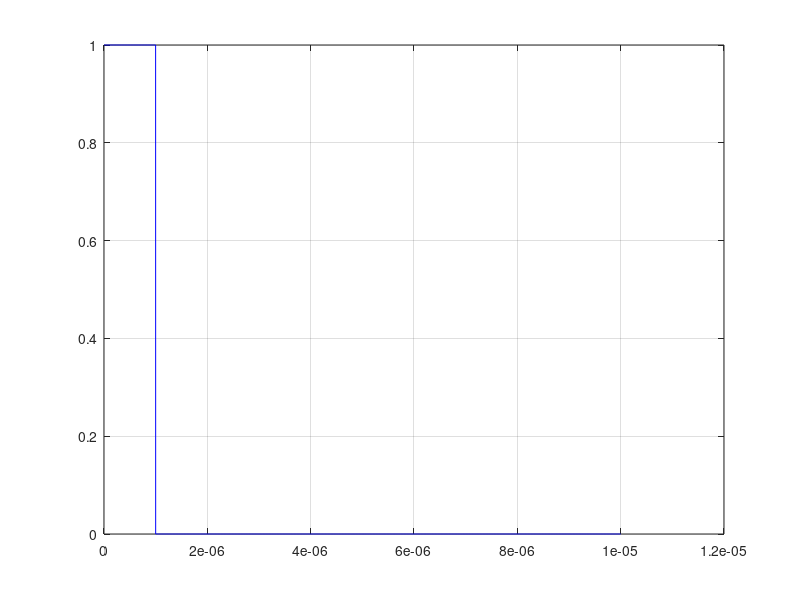

This chart was generated by the following MATLAB code:
ts=1e-9;
T=1e-5;
tau=1e-6;
% below the time vector is initialized as it starts from 0 and taks steps
% as long as ts until it reaches T
t=0:ts:T;

requiredTimeSteps=round(tau/ts);

sentSignal=zeros(size(t));
sentSignal(1:requiredTimeSteps)=1;

figure;
plot(t,sentSignal,'b');
grid on;